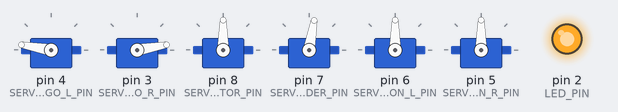
A sketch run on a simulated Arduino Uno, built with avr-gcc and run on an emulated ATmega328P. Shown: 6 × servo, output pins drawn as LEDs (lit = HIGH). What the sketch prints to the serial monitor is not drawn.

Above: at 0.1 s.
Timing chart, 0 to 4.7 s (numbered marks = the images above):
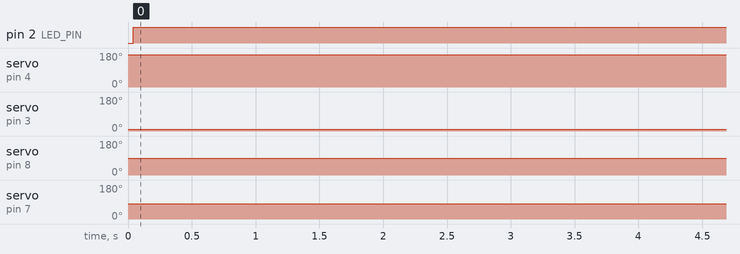

The sketch:

spy-v7-receiver.ino
```cpp
// Библиотеки
#include <SPI.h>
#include <Servo.h>
#include "nRF24L01.h"
#include "RF24.h"
#include "printf.h"

// Определение роли
// transmitter / receiver
#define ROLE "receiver"

// Определение режима работы
// test / real
#define MODE "test"

// Определение режима тестирования кода
// true / false
#define DEBUG true

// Сигнальные трубы
// по ним приемник и передатчик
// будут общаться при включении в момент настройки и поиска канала связи
// должны быть указаны идентично на передатчике и приемнике
#define TX_PIPE 0;
#define RX_PIPE 1;

// Трубы
// определяются автоматически
// должны получить обратные значения на приемнике и передатчике
int t_pipe; // Сюда данный модуль будет передавать
int r_pipe; // Отсюда данный модуль будет читать

// Пины подключения NRF24L01+
RF24 radio(9, 10);

// LED подсветка
#define LED_PIN 2

// Грузовой отсек
#define SERVO_CARGO_L_PIN 4
#define SERVO_CARGO_R_PIN 3

// Руль высоты
#define SERVO_ELEVATOR_PIN 8

// Руль поворота
#define SERVO_RUDDER_PIN 7

// Крылья
#define SERVO_AILERON_L_PIN 6
#define SERVO_AILERON_R_PIN 5

// Сервоприводы
Servo servoCargoL;
Servo servoCargoR;
Servo servoElevator;
Servo servoRudder;
Servo servoAileronL;
Servo servoAileronR;

// Состояние готовности к реакции на управление
boolean readyToFly = false;

// Количество шагов тестирования и задержка положения
int testCount = 100;
int testDelay = 2000;

// Активация при тестировании
boolean ledTest = true;
boolean cargoTest = true;
boolean elevatorTest = true;
boolean rudderTest = true;
boolean aileronsTest = false;


// Границы движения сервоприводов

int servoValueCargoL_closed = 170;      // Грузовой отсек закрыт, левая серва
int servoValueCargoL_opened = 10;       // Грузовой отсек открыт, левая серва
int servoValueCargoR_closed = 10;       // Грузовой отсек закрыт, правая серва
int servoValueCargoR_opened = 170;      // Грузовой отсек открыт, правая серва

int servoValueElevatorZero = 90;        // Руль высоты, нулевая позиция
int servoValueElevatorToTurnUp = 0;     // Руль высоты, для полета вверх
int servoValueElevatorToTurnDown = 170;  // Руль высоты, для полета вниз

int servoValueRudderZero = 80;          // Руль поворота, нулевая позиция
int servoValueRudderToTurnLeft = 60;    // Руль поворота, для полета налево
int servoValueRudderToTurnRight = 110;  // Руль поворота, для полета направо

int servoValueAileronLZero = 90;        // Левое крыло, нулевая позиция
int servoValueAileronRZero = 90;        // Правое крыло, нулевая позиция
int servoValueAileronsDelta = 35;       // Крылья, дельта смещения

// Инициализация
void setup() {

  // Инициализация порта
  if (DEBUG) {
    Serial.begin(9600);
  }

  // Инициализация led-подсветки
  pinMode(LED_PIN, OUTPUT);

  // Инициализация сервоприводов
  servoCargoL.attach(SERVO_CARGO_L_PIN);
  servoCargoR.attach(SERVO_CARGO_R_PIN);
  servoElevator.attach(SERVO_ELEVATOR_PIN);
  servoRudder.attach(SERVO_RUDDER_PIN);
  servoAileronL.attach(SERVO_AILERON_L_PIN);
  servoAileronR.attach(SERVO_AILERON_R_PIN);

  // Установка стартовых положений сервоприводов
  servosToStartPositions();

  // Задержка перед началом тестирования системы
  delay(5000);

  // Тестирование системы
  if (MODE == "test") {
    debug("Test mode");
    tests();
    // Повторная установка стартовых положений сервоприводов
    servosToStartPositions();
  }

  // Готовность к полету
  readyToFly = true;
  debug("Ready to fly");
}

// Итерация
void loop() {
  if (readyToFly) {
    /* TODO */
  }
}

// Отладка
void debug(String str) {
  if (DEBUG) {
    Serial.println(str);
  }
}

// Тестирование
void tests() {
  for (int i = 0; i < testCount; i++) {
    debug(String(i + 1));
    if (cargoTest) cargoHoldOpen();
    if (elevatorTest) elevatorToTurnUp();
    if (rudderTest) rudderToTurnLeft();
    if (aileronsTest) aileronsToTurnLeft();
    if (ledTest) ledLightTurnOff();
    delay(testDelay / 2);
    if (cargoTest) cargoHoldClose();
    if (elevatorTest) elevatorToTurnDown();
    if (rudderTest) rudderToTurnRight();
    if (aileronsTest) aileronsToTurnRight();
    if (ledTest) ledLightTurnOn();
    delay(testDelay / 2);
  }
  debug("Tests completed");
  for (int i = 0; i <= 100; i++) {
    if (!((i + 1) % 2)) {
      ledLightTurnOff();
    } else {
      ledLightTurnOn();
    }
    delay(200);
  }
}

// Стартовое состояние
void servosToStartPositions() {
  cargoHoldClose();
  elevatorToNormalPosition();
  rudderToNormalPosition();
  aileronsToNormalPosition();
  ledLightTurnOn();
}

// Открыть грузовой отсек
void cargoHoldOpen() {
  servoCargoL.write(servoValueCargoL_opened);
  servoCargoR.write(servoValueCargoR_opened);
  debug("Cargo hold open");
}

// Закрыть грузовой отсек
void cargoHoldClose() {
  servoCargoL.write(servoValueCargoL_closed);
  servoCargoR.write(servoValueCargoR_closed);
  debug("Cargo hold close");
}

// Руль высоты в нулевую позицию
void elevatorToNormalPosition() {
  servoElevator.write(servoValueElevatorZero);
  debug("Elevator to normal position");
}

// Руль высоты, поворот вверх
void elevatorToTurnUp() {
  servoElevator.write(servoValueElevatorToTurnUp);
  debug("Elevator to turn up");
}

// Руль высоты, поворот вниз
void elevatorToTurnDown() {
  servoElevator.write(servoValueElevatorToTurnDown);
  debug("Elevator to turn up");
}

// Руль рысканья в нулевую позицию
void rudderToNormalPosition() {
  servoRudder.write(servoValueRudderZero);
  debug("Rudder to normal position");
}

// Руль рысканья, поворот влево
void rudderToTurnLeft() {
  servoRudder.write(servoValueRudderToTurnLeft);
  debug("Rudder to turn left");
}

// Руль рысканья, поворот вправо
void rudderToTurnRight() {
  servoRudder.write(servoValueRudderToTurnRight);
  debug("Rudder to turn right");
}

// Крылья в нулевую позицию
void aileronsToNormalPosition() {
  servoAileronL.write(servoValueAileronLZero);
  servoAileronR.write(servoValueAileronRZero);
  debug("Ailerons to normal position");
}

// Крылья для поворота влево
void aileronsToTurnLeft() {
  servoAileronL.write(servoValueAileronLZero + servoValueAileronsDelta);
  servoAileronR.write(servoValueAileronRZero - servoValueAileronsDelta);
  debug("Ailerons to turn left");
}

// Крылья для поворота вправо
void aileronsToTurnRight() {
  servoAileronL.write(servoValueAileronLZero - servoValueAileronsDelta);
  servoAileronR.write(servoValueAileronRZero + servoValueAileronsDelta);
  debug("Ailerons to turn right");
}


// Крылья для взлета
void aileronsToTurnUp() {
  servoAileronL.write(servoValueAileronLZero - servoValueAileronsDelta);
  servoAileronR.write(servoValueAileronRZero - servoValueAileronsDelta);
  debug("Ailerons to turn right");
}

// Крылья для посадки
void aileronsToTurnDown() {
  servoAileronL.write(servoValueAileronLZero + servoValueAileronsDelta);
  servoAileronR.write(servoValueAileronRZero + servoValueAileronsDelta);
  debug("Aileronss to turn right");
}

void ledLightTurnOn() {
  digitalWrite(LED_PIN, HIGH);
  debug("Led light turn on");
}

void ledLightTurnOff() {
  digitalWrite(LED_PIN, LOW);
  debug("Led light turn off");
}
```

Measured:
- by itself, pin 2 (LED_PIN): repeats every 2.0 s: LOW 1.0 s, HIGH 1.0 s
- by itself, servo on pin 8 (SERVO_ELEVATOR_PIN): 90° → 0° at 5.1 s, → 170° 1.0 s later, → 0° 1.0 s later, → 170° 1.0 s later, … (123 changes in this stretch)
- by itself, servo on pin 7 (SERVO_RUDDER_PIN): 80° → 60° at 5.1 s, → 110° 1.0 s later, → 60° 1.0 s later, → 110° 1.0 s later, … (123 changes in this stretch)
